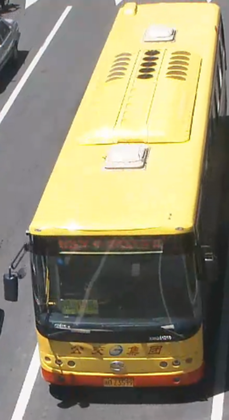
%> input picture Images/f9.png, 229 x 420 px, shrunk from 522 x 958 before the run
$ octave Erode.m   (GNU Octave 9; MATLAB toolbox functions it lacks are replaced by stand-ins)
%> lines starting %> are read from the running program, lines starting %| are printed output that depends on the picture; in (x1, y1, x2, y2) boxes, pixels count from 0 and x2, y2 are one past the last pixel; in counts of white or black regions, pixels touching at a corner belong together; the program's own positions count from 1
%车辆检测扫描
clear all
clc
close all
tic

f=imread('f9.png');
%> f is the input picture: size 420x229x3 uint8; mean R, G, B 150.3, 143, 114.7
f=im2double(f);
%> f: size 420x229x3 double
% f=rgb2gray(f);
figure
imshow(f);

b=imread('b9.png');
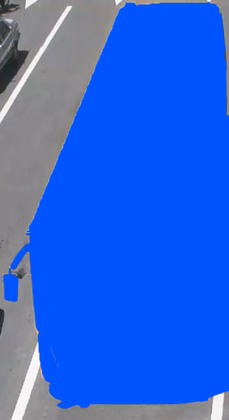
%> input picture Images/b9.png, 229 x 420 px, shrunk from 522 x 958 before the run
%> b is the input picture: size 420x229x3 uint8; mean R, G, B 41.7, 100.5, 222.3
b=im2double(b);
%> b: size 420x229x3 double
% b=rgb2gray(b);
figure
imshow(b);

%背景差分

f2=imabsdiff(b,f);
f2=im2double(f2);
f2=rgb2gray(f2);
%> f2: size 420x229 double
[m,n]=size(f2);
%> m = 420; n = 229

%中值滤波
f2=medfilt2(f2,[7,7]);
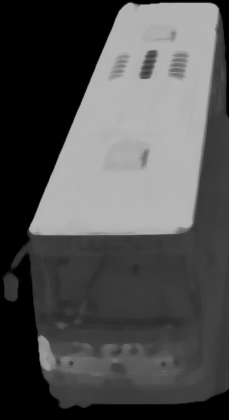
%> f2: size 420x229 double; min 0, max 0.72, mean 0.317
figure
imshow(f2);
%二值化
f3=f2;
for i=1:m
     for j= 1:n
%          if(f2(i,j)<0.05)
         if(f2(i,j)<0.07)
             f3(i,j)=0;
         else
             f3(i,j)=1;
         end
     end
end
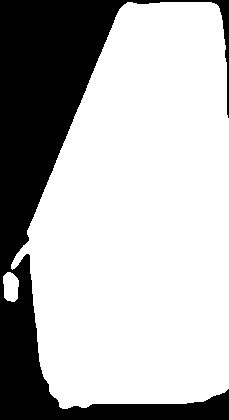
%> f3: size 420x229 double; values 0 (black) and 1 (white), 71.3% white; 1 black region, box (x1, y1, x2, y2) and area: (0, 0, 229, 420) 27607
%区域填充
% f3=bwmorph(f3,'close');
f3=imfill(f3);
figure
imshow(f3);

% f4=edge(f3,'canny');
% figure
% imshow(f4);

%区域统计
[l,num]=bwlabel(f3,8);
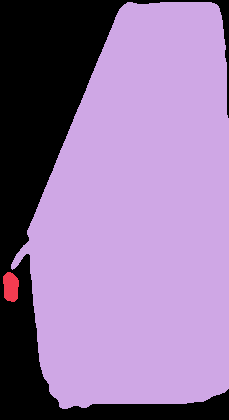
%> l: size 420x229 double; 3 distinct labels, from 0 to 2; one colour per label, 0 black
%> num = 2
display(num);
%| num = 2
p=zeros(num,1);
%找最大区域
for i=1:m
     for j= 1:n
         if(l(i,j)~=0)
              p(l(i,j),1)=p(l(i,j),1)+1;
         end
     end
end
%> after the loop, p = [388; 68185]
[n1,m1]=find(p==max(p))
%> n1 = 2; m1 = 1

for i=1:m
     for j= 1:n
         if(l(i,j)==n1)
              l(i,j)=1;
         else
             l(i,j)=0;
         end
     end
end
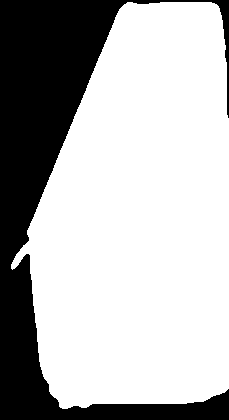
%> l: size 420x229 double; values 0 (black) and 1 (white), 70.9% white; 1 black region, box (x1, y1, x2, y2) and area: (0, 0, 229, 420) 27995
figure
imshow(l);
o_l=l;

%--------------------------粘连检测1--------------------------------

areaV=p(n1,m1);
%> areaV = 68185
areaC=n*m;
%> areaC = 96180
display(areaV);
%| areaV = 68185
display(areaC);
%| areaC = 96180
Ra=areaV/areaC;
%> Ra = 0.709
display(Ra);
%| Ra = 0.7089

% display(isOcclusive);
% display(n);
left=n;
%> left = 229
right=1;
top=m;
%> top = 420
buttom=1;
for i=1:m
     for j= 1:n
         if(l(i,j)==1)
             if(i<top)
                 top=i;
             end
             if(i>buttom)
                 buttom=i;
             end
             if(j>right)
                 right=j;
             end
             if(j<left)
                 left=j;
             end
         end
     end
end
%> after the loop, buttom = 409; left = 12; right = 229; top = 3
% [4 lines of commented-out code are left out]

width=right-left;
%> width = 217
height=buttom-top;
%> height = 406
Rwh=width/height;
%> Rwh = 0.534
display(Rwh);
%| Rwh = 0.5345

if((Ra<0.65&&Rwh<0.5)||(Ra<0.65&&Rwh>0.75))
    display('存在粘连');
    isOcclusive=1;
else
    display('不存在粘连');
    isOcclusive=0;
end

%-----------------------------粘连检测2-------------------------------
THarea=areaC*0.01;
%> THarea = 961.8
% THarea=800;
display(THarea);
%| THarea = 961.80
SE1=strel('disk',4);
while true
    l=imerode(l,SE1);
    [r,num]=bwlabel(l,8);
    p=zeros(num,1);
    for i=1:m
         for j= 1:n
             if(r(i,j)~=0)
                  p(r(i,j),1)=p(r(i,j),1)+1;
             end
         end
    end
    [n1,m1]=find(p>THarea);

    areaNum=size(n1,1);
    if (areaNum>1)
        display('粘连');
        break;
    end
    if (areaNum<1)
        display('没有');
        break;
    end
end
%> this loop made 44 passes
%> (num, n1, areaNum) on passes 1 to 12: (2, 2, 1), (1, 1, 1), (1, 1, 1), (1, 1, 1), (1, 1, 1), (1, 1, 1), (1, 1, 1), (1, 1, 1), (1, 1, 1), (1, 1, 1), (1, 1, 1), (1, 1, 1)
%> (num, areaNum) on pass 44: (1, 0)
%> pass 1, `[r,num]=bwlabel(l,8);`:
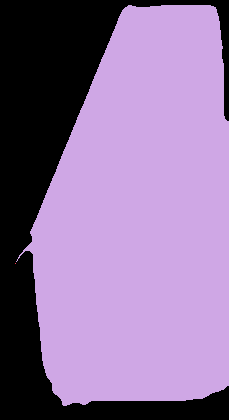
%> r: size 420x229 double; 3 distinct labels, from 0 to 2; one colour per label, 0 black
%> after the loop: l: size 420x229 double; values 0 (black) and 1 (white), 0.62% white; 1 white region, box (x1, y1, x2, y2) and area: (165, 240, 229, 266) 599

% l1=imdilate(l);
display(areaNum);
%| areaNum = 0

figure
imshow(l);
%-----------------------------分割线查找-------------------------------
e1=edge(r,'canny');
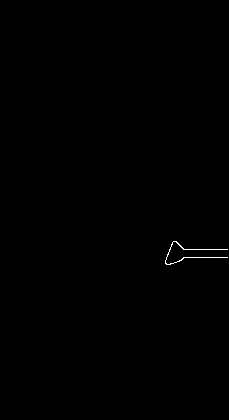
%> e1: size 420x229 logical; 0.16% white in thin lines or dots, all inside (x1, y1, x2, y2) = (165, 241, 228, 265)
figure
imshow(e1);
[e2,num]=bwlabel(e1,8);
[r1(:,1),r1(:,2)]=find(e2==1);
[r2(:,1),r2(:,2)]=find(e2==2);
[mA,nA] = size(r1);
%> mA = 156; nA = 2
[mB,nB] = size(r2);
%> mB = 0; nB = 2

for i = 1:mA
    for j = 1:mB
        D(i,j) = sqrt( sum((r1(i,:)-r2(j,:)).^2) ); %计算A与B各点距离
    end
end
%> (the run ends here)
